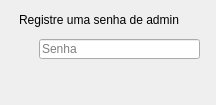
<?xml version="1.0" encoding="UTF-8"?>
<ui version="4.0">
 <class>Janela_admin</class>
 <widget class="QMainWindow" name="Janela_admin">
  <property name="windowModality">
   <enum>Qt::NonModal</enum>
  </property>
  <property name="geometry">
   <rect>
    <x>0</x>
    <y>0</y>
    <width>216</width>
    <height>105</height>
   </rect>
  </property>
  <property name="baseSize">
   <size>
    <width>0</width>
    <height>0</height>
   </size>
  </property>
  <property name="windowTitle">
   <string>Admin</string>
  </property>
  <property name="windowOpacity">
   <double>1.000000000000000</double>
  </property>
  <property name="windowFilePath">
   <string/>
  </property>
  <widget class="QWidget" name="centralwidget">
   <widget class="QWidget" name="widget" native="true">
    <property name="geometry">
     <rect>
      <x>-51</x>
      <y>-31</y>
      <width>311</width>
      <height>161</height>
     </rect>
    </property>
    <widget class="QLabel" name="label">
     <property name="geometry">
      <rect>
       <x>9</x>
       <y>9</y>
       <width>293</width>
       <height>181</height>
      </rect>
     </property>
     <property name="focusPolicy">
      <enum>Qt::ClickFocus</enum>
     </property>
     <property name="text">
      <string/>
     </property>
    </widget>
    <widget class="QLineEdit" name="input_senha">
     <property name="geometry">
      <rect>
       <x>90</x>
       <y>70</y>
       <width>161</width>
       <height>20</height>
      </rect>
     </property>
     <property name="focusPolicy">
      <enum>Qt::ClickFocus</enum>
     </property>
     <property name="maxLength">
      <number>100</number>
     </property>
     <property name="placeholderText">
      <string>Senha</string>
     </property>
     <property name="clearButtonEnabled">
      <bool>false</bool>
     </property>
    </widget>
    <widget class="QLabel" name="label_3">
     <property name="geometry">
      <rect>
       <x>70</x>
       <y>40</y>
       <width>185</width>
       <height>21</height>
      </rect>
     </property>
     <property name="styleSheet">
      <string notr="true">font: 63 10pt &quot;Yu Gothic UI Semibold&quot;;</string>
     </property>
     <property name="text">
      <string>Registre uma senha de admin</string>
     </property>
    </widget>
    <widget class="QPushButton" name="cadastrar">
     <property name="geometry">
      <rect>
       <x>203</x>
       <y>89</y>
       <width>48</width>
       <height>48</height>
      </rect>
     </property>
     <property name="styleSheet">
      <string notr="true">border-radius:1px;
background-size:cover;</string>
     </property>
     <property name="text">
      <string/>
     </property>
     <property name="iconSize">
      <size>
       <width>48</width>
       <height>48</height>
      </size>
     </property>
    </widget>
    <widget class="QPushButton" name="mostrarS">
     <property name="geometry">
      <rect>
       <x>230</x>
       <y>70</y>
       <width>21</width>
       <height>20</height>
      </rect>
     </property>
     <property name="styleSheet">
      <string notr="true">border-radius:1px;
background-size:cover;</string>
     </property>
     <property name="text">
      <string/>
     </property>
    </widget>
    <widget class="QLabel" name="imgS">
     <property name="geometry">
      <rect>
       <x>60</x>
       <y>63</y>
       <width>32</width>
       <height>32</height>
      </rect>
     </property>
     <property name="text">
      <string/>
     </property>
    </widget>
   </widget>
  </widget>
 </widget>
 <resources/>
 <connections/>
</ui>
